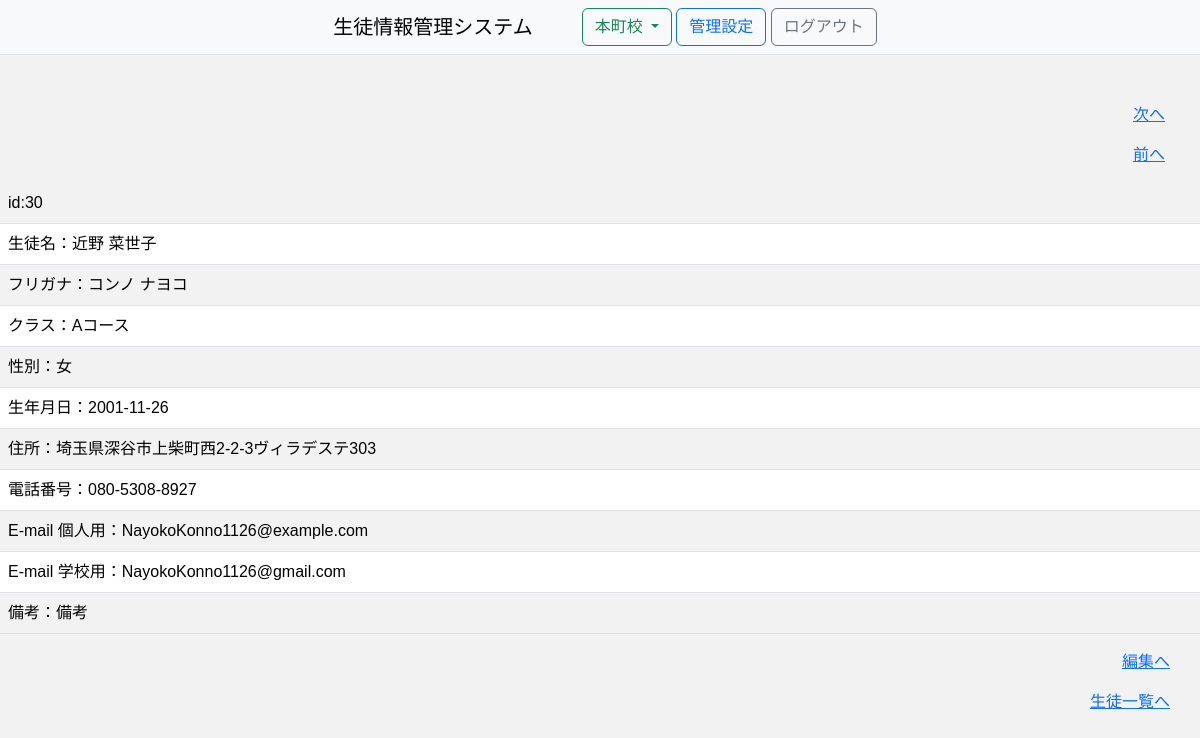
The app's page /本町校/student_detail/30 (signed in), older data.
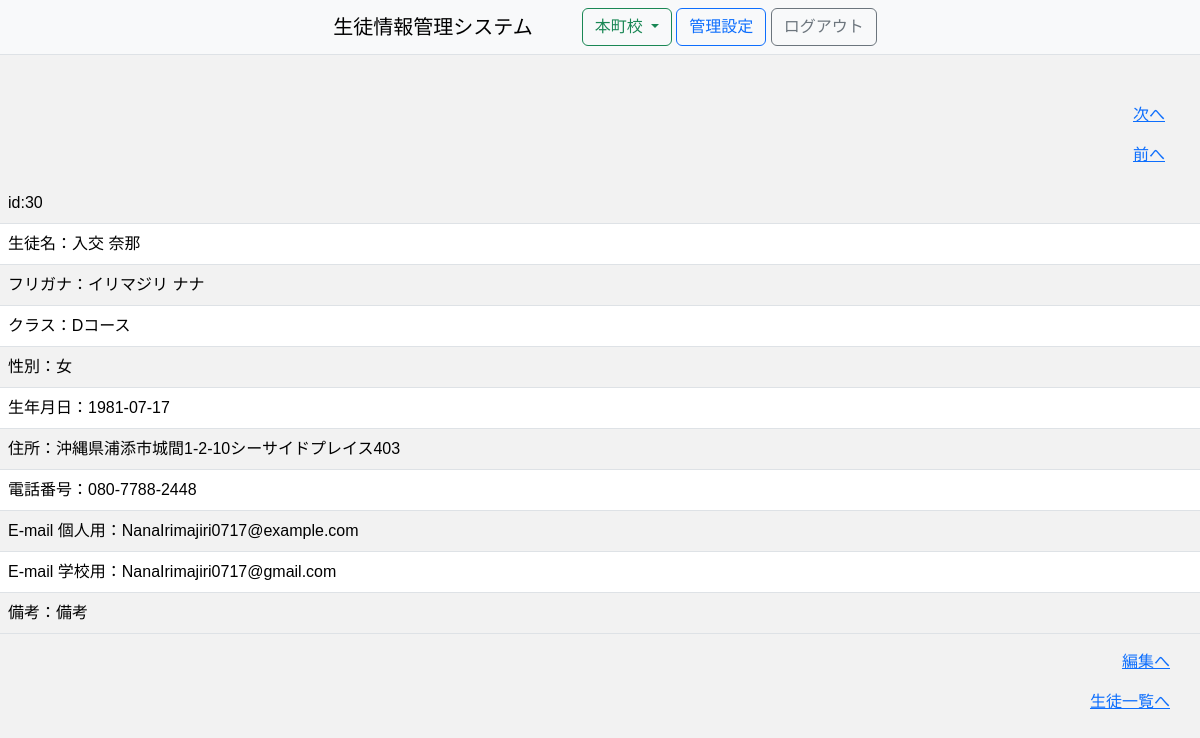
The same page, newer data.
### SIMS/models/__init__.py (models this page shows, shortened)
class BaseMixin(db.Model):
    __abstract__ = True
    id = Column(Integer, primary_key=True, autoincrement=True)
    @classmethod
    def get_all(cls, **kwargs):
        if not kwargs:
            all_data = cls.query.all()
        else:
            all_data = cls.query.filter_by(**kwargs).all()
        if all_data is None:
            return None
        return [data.to_dict() for data in all_data]
    @classmethod
    def get_one(cls, **kwargs):
        data = cls.query.filter_by(**kwargs).first()
        if data is None:
            return None
        return data.to_dict()
    def to_dict(self):
        dic = self.__dict__.copy()
        if '_sa_instance_state' in dic:
            del dic['_sa_instance_state']
        return dic

class School(BaseMixin):
    __tablename__ = 'school'
    id = Column(Integer, primary_key=True, autoincrement=True)
    name = Column(String(64), unique=True, nullable=False)

class Student(BaseMixin):
    __tablename__ = 'student'
    name = Column(String(64), nullable=False)
    name_kana = Column(String(64), nullable=False)
    school = Column(String(64), nullable=False)
    class_name = Column(String(64), nullable=False)
    gender = Column(Integer, nullable=False)
    birthday = Column(DateTime, nullable=False)
    address = Column(String(64), nullable=False)
    phone = Column(String(13), nullable=False)
    email = Column(String(64), nullable=False)
    gmail = Column(String(64), nullable=False)
    note = Column(String(400), nullable=False)
    def get_categorized_list(school):
        if school is None:
            students = Student.query.order_by(asc(Student.name_kana)).all()
            students = [student.to_dict() for student in students]
            schools = list(set([dic['school'] for dic in students]))
        else:
            students = Student.query.filter_by(school=school).order_by(asc(Student.name_kana)).all()
            students = [student.to_dict() for student in students]
            schools = [school]
        classes = Class.get_all()
        categorized_list = []
        for scl in schools:
            for cls in classes:
                categorized_list.append({
                    'school': scl,
                    'class_name': cls['name'],
                    'class_number': cls['class_number'],
                    'open_date': cls['open_date'].strftime('%Y-%m-%d'), # 日付を文字列に変換
                    'close_date': cls['close_date'].strftime('%Y-%m-%d'), # 日付を文字列に変換
                    'is_open': cls['open_date'] <= datetime.datetime.now() <= cls['close_date'],
                    'students': [student for student in students if student['class_name'] == cls['name'] and student['school'] == scl]
                })
        return categorized_list
    @classmethod
    def get_one(cls, **kwargs):
        dic = super().get_one(**kwargs)
        students = [listByClass['students'] for listByClass in cls.get_categorized_list(dic['school'])]
        categorized_id_list = [student['id'] for student in itertools.chain.from_iterable(students)]
        index = categorized_id_list.index(dic['id'])
        dic['prev_id'] = categorized_id_list[index-1] if index != 0 else None
        dic['next_id'] = categorized_id_list[index+1] if index != len(categorized_id_list)-1 else None
        return dic
    def get_age(self, birthday):
        today = datetime.date.today()
        return today.year - birthday.year - ((today.month, today.day) < (birthday.month, birthday.day))
    def to_dict(self):
        dic = super().to_dict()
        dic['age'] = self.get_age(dic['birthday']) # 年齢を追加
        dic['birthday'] = dic['birthday'].strftime('%Y-%m-%d') # 日付を文字列に変換
        match (dic['gender']):
            case 1:
                dic['gender'] = '男'
            case 2:
                dic['gender'] = '女'
            case 3:
                dic['gender'] = 'その他'
        return dic

### SIMS/views/student_detail.py (the view)
@bp.route('/<school>/student_detail/<int:id>',methods=['GET', 'POST'])
@login_required
def student_detail(id,school):
    student = Student.get_one(id=id)
    schools = School.get_all()
    return render_template('student_detail.html',\
        student = student,\
        school = school,\
        schools = schools
    )

### SIMS/user_auth.py (called while the page is built)
    @login_manager.user_loader
    def load_user(user_id):
        return User.query.get(user_id)

### SIMS/views/__init__.py (called while the page is built)
@app.before_request
def before_request():
    session.permanent = True
    session.modified = True

### SIMS/templates/student_detail.html (shortened to what this page needs)
<!DOCTYPE html>
<html lang="ja">
<head>
    <link rel="stylesheet" href="https://cdn.jsdelivr.net/npm/bootstrap@5.3.0/dist/css/bootstrap.min.css">
    <link rel="stylesheet" href="{{ url_for('static', filename='css/student_detail.css' ) }}">
</head>
<body>
    <header>
        {% set subTitle = '生徒一覧' %}
        {% extends 'layout.html' %}
        {% block contents %}
        <link rel="stylesheet" href="{{ url_for('static', filename='css/student_list.css') }}"></link>
        {{ super() }}
        <br><br>
        <div>
            <span><a href="{{student.next_id}}"><p>次へ</p></a></span>
            <span><a href="{{student.prev_id}}"><p>前へ</p></a></span>
        </div>
    </header>
    <main>
        <table class="table table-striped">
            <tr>
                <td>
                    id:{{student.id}}
                </td>
            </tr>
            <tr>
                <td>
                    生徒名：{{student.name}}
                </td>
            </tr>
            <tr>
                <td>
                    フリガナ：{{student.name_kana}}
                </td>
            </tr>
            <tr>
                <td>
                    クラス：{{student.class_name}}
                </td>
            </tr>
            <tr>
                <td>
                    性別：{{student.gender}}
                </td>
            </tr>
            <tr>
                <td>
                    生年月日：{{student.birthday}}
                </td>
            </tr>
            <tr>
                <td>
                    住所：{{student.address}}
                </td>
            </tr>
            <tr>
                <td>
                    電話番号：{{student.phone}}
                </td>
            </tr>
            <tr>
                <td>
                    E-mail 個人用：{{student.email}}
                </td>
            </tr>
            <tr>
                <td>
                    E-mail 学校用：{{student.gmail}}
                </td>
            </tr>
            <tr>
                <td>
                    備考：{{student.note}}
                </td>
            </tr>
        </table>
    </main>
    <footer>
        <p><a href="{{ url_for('student_edit.student_edit', id=student.id,school=school)}}">編集へ</a></p>
        <p><a href="{{ url_for('student_list.student_list', school=school)}}">生徒一覧へ</a></p>
        {% endblock %}

### SIMS/templates/layout.html (shortened to what this page needs)
{% set title = '生徒情報管理システム' %}
<!DOCTYPE html>
<html lang="ja">
<head>
    <link rel="stylesheet" href="https://cdn.jsdelivr.net/npm/bootstrap@5.3.2/dist/css/bootstrap.min.css">
    <link rel="stylesheet" href="https://cdnjs.cloudflare.com/ajax/libs/font-awesome/6.5.1/css/all.min.css"></link>
    <link rel="stylesheet" href="{{ url_for('static', filename='css/common.css') }}"></link>
</head>
<body>
    {% block contents %}
    {% include 'navbar.html' %}
    {% endblock %}
</body>
</html>

### SIMS/templates/navbar.html (shortened to what this page needs)
<header class="container-fluid sticky-top border-bottom border-body bg-body-tertiary">
    <nav class="container-sm navbar navbar-expand-sm mx-auto flex-row justify-content-center" >
        <div>
            <a class="navbar-brand me-1" href="/">{{ title }}</a>
        </div>
        <div>
            <div class="collapse navbar-collapse row g-1" id="navbarContent">
                {% if school %}
                    <div class="col-auto">
                        <span class="dropdown">
                            <button class="btn btn-outline-success dropdown-toggle" type="button" data-bs-toggle="dropdown">
                                {{ school }}
                            </button>
                        </span>
                    </div>
                {% endif %}
                {% if current_user.is_authenticated %}
                    <div class="col-auto">
                        {% set admin_panel = url_for('admin_panel.admin_panel') %}
                        <button class="btn btn-outline-primary" type="button" onclick="location.href='{{ admin_panel }}'">管理設定</button>
                        {% set logout = url_for('logout.logout') %}
                        <button class="btn btn-outline-secondary" type="button" onclick="location.href='{{ logout }}'">ログアウト</button>
                    </div>
                {% endif %}
            </div>
        </div>
    </nav>
</header>

### SIMS/static/css/student_detail.css (style rules this page uses)
body { margin: auto; text-align: left; }
p { text-align: right; padding-right: 30px; }
div { text-align: center; float: right; padding-left: 20px; padding-right: 5px; }

### SIMS/static/css/student_list.css (style rules this page uses)
body { font-family: Arial, sans-serif; background-color: #f2f2f2; }

Row changes from the older to the newer data that the page shows:
no longer on this page (row unchanged): School: name "本町校"
changed Student "備考": name "近野 菜世子" → "入交 奈那"; name_kana "コンノ ナヨコ" → "イリマジリ ナナ"; class_name "Aコース" → "Dコース"; address "埼玉県深谷市上柴町西2-2-3ヴィラデステ303" → "沖縄県浦添市城間1-2-10シーサイドプレイス403"; phone "080-5308-8927" → "080-7788-2448"; email "NayokoKonno1126@example.com" → "NanaIrimajiri0717@example.com"; gmail "NayokoKonno1126@gmail.com" → "NanaIrimajiri0717@gmail.com"
Text that changed along with them:
{{ school }}: (not shown) → "本町校"
{{ student.birthday }}: "2001-11-26" → "1981-07-17"
